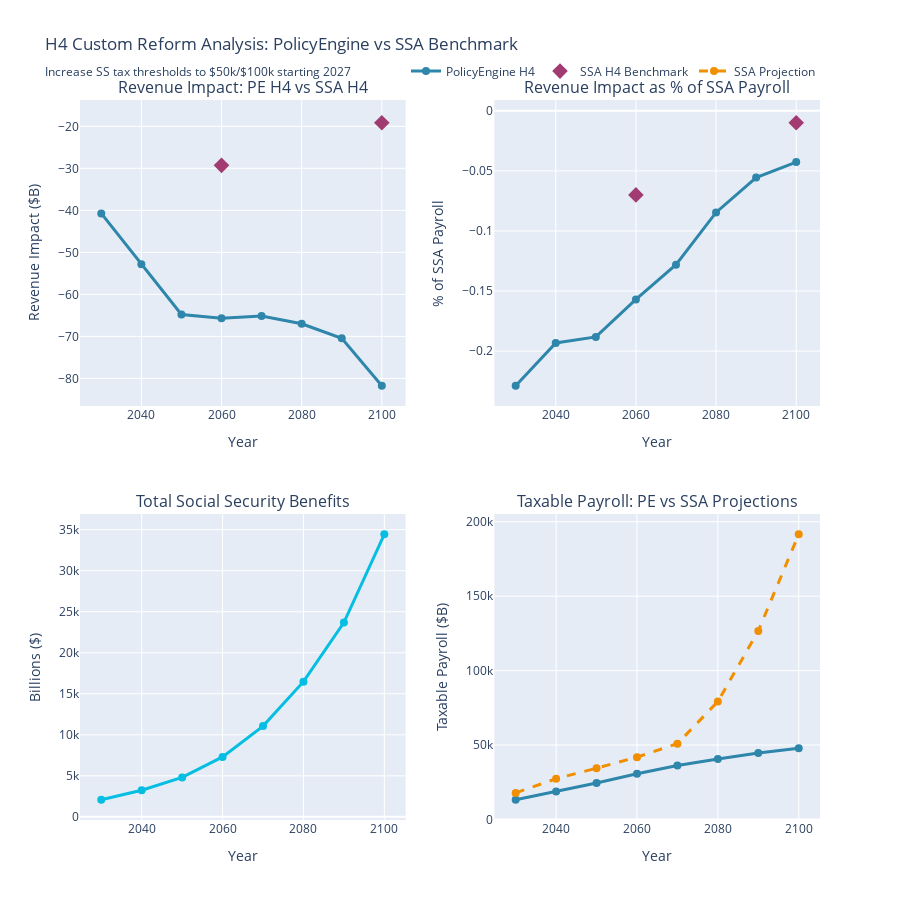

Notebook code for this chart:
### Markdown cell above
## 5. Visualization

Visualize the comparison between PolicyEngine H4 reform and SSA H4 benchmark.

### Code cell
# Create comparison visualizations
fig = make_subplots(
    rows=2, cols=2,
    subplot_titles=(
        'Revenue Impact: PE H4 vs SSA H4',
        'Revenue Impact as % of SSA Payroll',
        'Total Social Security Benefits',
        'Taxable Payroll: PE vs SSA Projections'
    ),
    vertical_spacing=0.15,
    horizontal_spacing=0.12
)

years = h4_df['year']
ssa_data = h4_df[h4_df['ssa_h4_revenue_billions'].notna()]

# 1. Revenue Impact (Dollar amounts)
fig.add_trace(
    go.Scatter(
        x=years,
        y=h4_df['revenue_impact_billions'],
        mode='lines+markers',
        name='PolicyEngine H4',
        line=dict(color='#2E86AB', width=3),
        marker=dict(size=8),
        text=h4_df['revenue_impact_billions'].apply(lambda x: f"${x:.1f}B"),
        hovertemplate='<b>Year:</b> %{x}<br><b>PE H4:</b> %{text}<extra></extra>'
    ),
    row=1, col=1
)

if len(ssa_data) > 0:
    fig.add_trace(
        go.Scatter(
            x=ssa_data['year'],
            y=ssa_data['ssa_h4_revenue_billions'],
            mode='markers',
            name='SSA H4 Benchmark',
            marker=dict(color='#A23B72', size=12, symbol='diamond'),
            text=ssa_data['ssa_h4_revenue_billions'].apply(lambda x: f"${x:.1f}B"),
            hovertemplate='<b>Year:</b> %{x}<br><b>SSA H4:</b> %{text}<extra></extra>'
        ),
        row=1, col=1
    )

# 2. Revenue Impact (% of payroll)
fig.add_trace(
    go.Scatter(
        x=years,
        y=h4_df['pe_pct_ssa_payroll'],
        mode='lines+markers',
        name='PolicyEngine H4',
        line=dict(color='#2E86AB', width=3),
        marker=dict(size=8),
        showlegend=False,
        text=h4_df['pe_pct_ssa_payroll'].apply(lambda x: f"{x:.3f}%"),
        hovertemplate='<b>Year:</b> %{x}<br><b>PE:</b> %{text}<extra></extra>'
    ),
    row=1, col=2
)

if len(ssa_data) > 0:
    fig.add_trace(
        go.Scatter(
            x=ssa_data['year'],
            y=ssa_data['ssa_h4_pct_payroll'],
            mode='markers',
            name='SSA H4',
            marker=dict(color='#A23B72', size=12, symbol='diamond'),
            showlegend=False,
            text=ssa_data['ssa_h4_pct_payroll'].apply(lambda x: f"{x:.3f}%"),
            hovertemplate='<b>Year:</b> %{x}<br><b>SSA:</b> %{text}<extra></extra>'
        ),
        row=1, col=2
    )

# 3. Total SS Benefits
fig.add_trace(
    go.Scatter(
        x=years,
        y=h4_df['ss_benefits_billions'],
        mode='lines+markers',
        name='SS Benefits',
        line=dict(color='#06BEE1', width=3),
        marker=dict(size=8),
        showlegend=False,
        text=h4_df['ss_benefits_billions'].apply(lambda x: f"${x:,.0f}B"),
        hovertemplate='<b>Year:</b> %{x}<br><b>Benefits:</b> %{text}<extra></extra>'
    ),
    row=2, col=1
)

# 4. Taxable Payroll comparison
fig.add_trace(
    go.Scatter(
        x=years,
        y=h4_df['taxable_payroll_billions'],
        mode='lines+markers',
        name='PolicyEngine',
        line=dict(color='#2E86AB', width=3),
        marker=dict(size=8),
        showlegend=False
    ),
    row=2, col=2
)

fig.add_trace(
    go.Scatter(
        x=years,
        y=h4_df['ssa_payroll_billions'],
        mode='lines+markers',
        name='SSA Projection',
        line=dict(color='#F18F01', width=3, dash='dash'),
        marker=dict(size=8),
        showlegend=True
    ),
    row=2, col=2
)

# Update axes
fig.update_yaxes(title_text="Revenue Impact ($B)", row=1, col=1)
fig.update_yaxes(title_text="% of SSA Payroll", row=1, col=2)
fig.update_yaxes(title_text="Billions ($)", row=2, col=1)
fig.update_yaxes(title_text="Taxable Payroll ($B)", row=2, col=2)

for i in range(1, 3):
    for j in range(1, 3):
        fig.update_xaxes(title_text="Year", row=i, col=j)

# Update layout
fig.update_layout(
    height=900,
    title_text="H4 Custom Reform Analysis: PolicyEngine vs SSA Benchmark<br><sub>Increase SS tax thresholds to $50k/$100k starting 2027</sub>",
    showlegend=True,
    legend=dict(
        orientation="h",
        yanchor="bottom",
        y=1.02,
        xanchor="right",
        x=1
    )
)

fig.show()

### Figure 1 — Plotly figure (JSON) as saved in the notebook; plotly's stock layout.template omitted (floating-point values rounded to 4 significant figures)
{"data": [{"hovertemplate": "<b>Year:</b> %{x}<br><b>PE H4:</b> %{text}<extra></extra>", "line": {"color": "#2E86AB", "width": 3}, "marker": {"size": 8}, "mode": "lines+markers", "name": "PolicyEngine H4", "text": ["$-40.7B", "$-52.8B", "$-64.8B", "$-65.7B", "$-65.2B", "$-67.0B", "$-70.4B", "$-81.7B"], "type": "scatter", "x": [2030, 2040, 2050, 2060, 2070, 2080, 2090, 2100], "xaxis": "x", "y": [-40.73, -52.83, -64.79, -65.68, -65.17, -66.99, -70.44, -81.74], "yaxis": "y"}, {"hovertemplate": "<b>Year:</b> %{x}<br><b>SSA H4:</b> %{text}<extra></extra>", "marker": {"color": "#A23B72", "size": 12, "symbol": "diamond"}, "mode": "markers", "name": "SSA H4 Benchmark", "text": ["$-29.3B", "$-19.2B"], "type": "scatter", "x": [2060, 2100], "xaxis": "x", "y": [-29.29, -19.16], "yaxis": "y"}, {"hovertemplate": "<b>Year:</b> %{x}<br><b>PE:</b> %{text}<extra></extra>", "line": {"color": "#2E86AB", "width": 3}, "marker": {"size": 8}, "mode": "lines+markers", "name": "PolicyEngine H4", "showlegend": false, "text": ["-0.229%", "-0.193%", "-0.188%", "-0.157%", "-0.128%", "-0.085%", "-0.056%", "-0.043%"], "type": "scatter", "x": [2030, 2040, 2050, 2060, 2070, 2080, 2090, 2100], "xaxis": "x2", "y": [-0.2288, -0.1933, -0.1882, -0.157, -0.1281, -0.08461, -0.05562, -0.04266], "yaxis": "y2"}, {"hovertemplate": "<b>Year:</b> %{x}<br><b>SSA:</b> %{text}<extra></extra>", "marker": {"color": "#A23B72", "size": 12, "symbol": "diamond"}, "mode": "markers", "name": "SSA H4", "showlegend": false, "text": ["-0.070%", "-0.010%"], "type": "scatter", "x": [2060, 2100], "xaxis": "x2", "y": [-0.07, -0.01], "yaxis": "y2"}, {"hovertemplate": "<b>Year:</b> %{x}<br><b>Benefits:</b> %{text}<extra></extra>", "line": {"color": "#06BEE1", "width": 3}, "marker": {"size": 8}, "mode": "lines+markers", "name": "SS Benefits", "showlegend": false, "text": ["$2,092B", "$3,243B", "$4,803B", "$7,309B", "$11,061B", "$16,478B", "$23,680B", "$34,435B"], "type": "scatter", "x": [2030, 2040, 2050, 2060, 2070, 2080, 2090, 2100], "xaxis": "x3", "y": [2092.0, 3243.0, 4803.0, 7309.0, 11060.0, 16480.0, 23680.0, 34430.0], "yaxis": "y3"}, {"line": {"color": "#2E86AB", "width": 3}, "marker": {"size": 8}, "mode": "lines+markers", "name": "PolicyEngine", "showlegend": false, "type": "scatter", "x": [2030, 2040, 2050, 2060, 2070, 2080, 2090, 2100], "xaxis": "x4", "y": [13240.0, 18750.0, 24460.0, 30650.0, 36270.0, 40550.0, 44620.0, 47850.0], "yaxis": "y4"}, {"line": {"color": "#F18F01", "dash": "dash", "width": 3}, "marker": {"size": 8}, "mode": "lines+markers", "name": "SSA Projection", "showlegend": true, "type": "scatter", "x": [2030, 2040, 2050, 2060, 2070, 2080, 2090, 2100], "xaxis": "x4", "y": [17803, 27337, 34419, 41836, 50887, 79177, 126652, 191588], "yaxis": "y4"}], "layout": {"annotations": [{"font": {"size": 16}, "showarrow": false, "text": "Revenue Impact: PE H4 vs SSA H4", "x": 0.22, "xanchor": "center", "xref": "paper", "y": 1, "yanchor": "bottom", "yref": "paper"}, {"font": {"size": 16}, "showarrow": false, "text": "Revenue Impact as % of SSA Payroll", "x": 0.78, "xanchor": "center", "xref": "paper", "y": 1, "yanchor": "bottom", "yref": "paper"}, {"font": {"size": 16}, "showarrow": false, "text": "Total Social Security Benefits", "x": 0.22, "xanchor": "center", "xref": "paper", "y": 0.425, "yanchor": "bottom", "yref": "paper"}, {"font": {"size": 16}, "showarrow": false, "text": "Taxable Payroll: PE vs SSA Projections", "x": 0.78, "xanchor": "center", "xref": "paper", "y": 0.425, "yanchor": "bottom", "yref": "paper"}], "height": 900, "legend": {"orientation": "h", "x": 1, "xanchor": "right", "y": 1.02, "yanchor": "bottom"}, "showlegend": true, "title": {"text": "H4 Custom Reform Analysis: PolicyEngine vs SSA Benchmark<br><sub>Increase SS tax thresholds to $50k/$100k starting 2027</sub>"}, "xaxis": {"anchor": "y", "domain": [0, 0.44], "title": {"text": "Year"}}, "xaxis2": {"anchor": "y2", "domain": [0.56, 1], "title": {"text": "Year"}}, "xaxis3": {"anchor": "y3", "domain": [0, 0.44], "title": {"text": "Year"}}, "xaxis4": {"anchor": "y4", "domain": [0.56, 1], "title": {"text": "Year"}}, "yaxis": {"anchor": "x", "domain": [0.575, 1], "title": {"text": "Revenue Impact ($B)"}}, "yaxis2": {"anchor": "x2", "domain": [0.575, 1], "title": {"text": "% of SSA Payroll"}}, "yaxis3": {"anchor": "x3", "domain": [0, 0.425], "title": {"text": "Billions ($)"}}, "yaxis4": {"anchor": "x4", "domain": [0, 0.425], "title": {"text": "Taxable Payroll ($B)"}}}}
